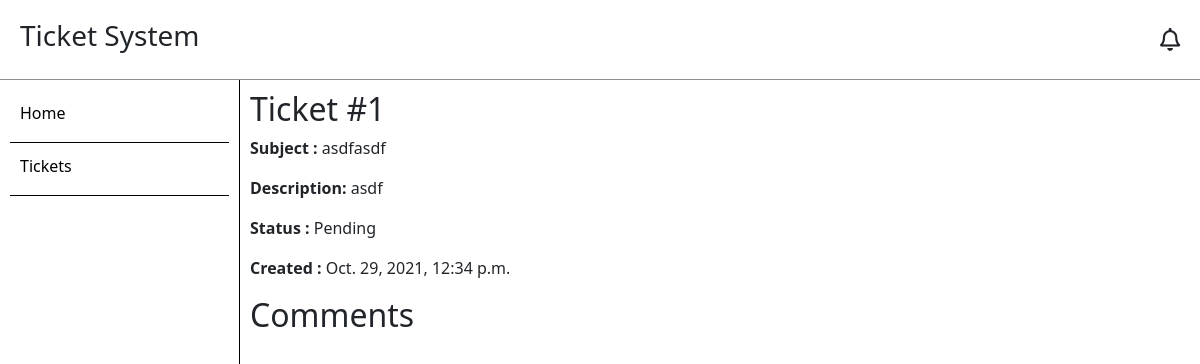
Page /ticket/1 (signed in) on the earlier database version.
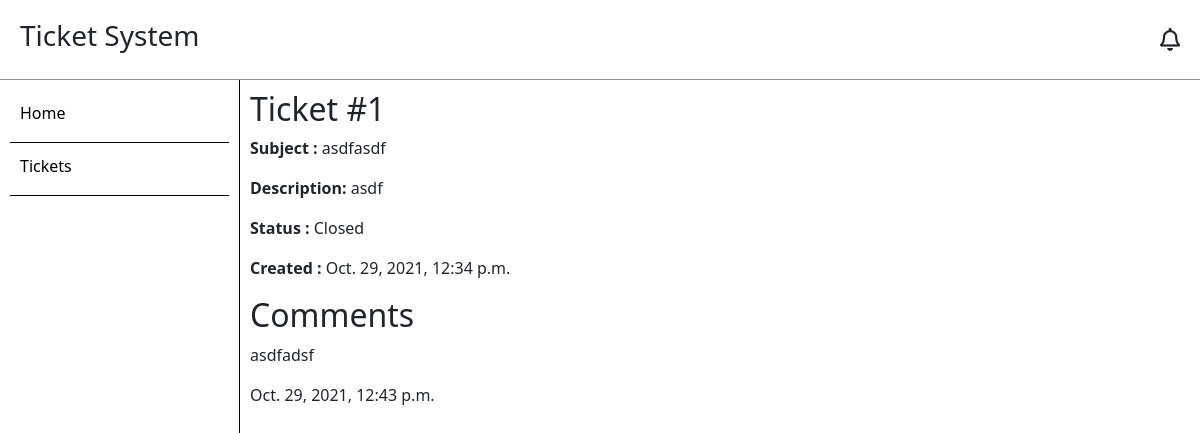
Same page on the later database version.
### System/models.py (models this page shows, shortened)
class Ticket(models.Model):
    user = models.ForeignKey(User, on_delete = models.PROTECT)
    subject = models.CharField(max_length = 250)
    description = models.TextField()
    status = models.CharField(choices = status_choices, max_length = 9, default = 'Pending')
    progress = models.IntegerField(verbose_name = 'Progress Percentage', blank = True, null = True)
    remark = models.TextField(verbose_name = 'Closing Remarks', blank = True, null = True)
    created_on = models.DateTimeField(auto_now_add = True)
    class Meta:
        verbose_name = 'Ticket'
        verbose_name_plural = 'Tickets'
        ordering = ['created_on']
    def __init__(self, *args, **kwargs):
        super(Ticket, self).__init__(*args, **kwargs)
        self.original_status = self.status.lower()

class Comment(models.Model):
    comment = models.TextField()
    timestamp = models.DateTimeField(auto_now_add = True)
    ticket = models.ForeignKey(Ticket, on_delete = models.CASCADE)
    class Meta:
        ordering = ['-timestamp']

### System/views.py (the view)
# urls.py: path('ticket/<int:id>', TicketView.as_view(), name = 'ticket'),
class TicketView(View):
    def get(self, request, id):
        try:
            ticket = Ticket.objects.get(id = id, user = request.user)
        except ObjectDoesNotExist:
            context = {}
        else:
            context = {'ticket' : ticket}
        return render(request, 'ticket.html', context)
    @method_decorator(login_required)
    def dispatch(self, *args, **kwargs):
        return super().dispatch(*args, **kwargs)

### templates/ticket.html (shortened to what this page needs)
{% extends 'base.html' %}
{% load static %}
{% block content %}
    <div class = 'ticket-div'>
        <h2>Ticket #{{ticket.id}}</h2>
        <div class = 'ticket-info col'>
            <div class = 'my-row'>
                <p><b>Subject : </b></p>
                <p>&nbsp;{{ticket.subject}}</p>
            </div>
            <div class = 'my-row'>
                <p><b>Description:</b></p>
                <p>&nbsp;{{ticket.description|linebreaksbr}}</p>
            </div>
            <div class = 'my-row'>
                <p><b>Status : </b></p>
                <p>&nbsp;{{ticket.status}}</p>
            </div>
            <div class = 'my-row'>
                <p><b>Created : </b></p>
                <p>&nbsp;{{ticket.created_on}}</p>
            </div>
            <h2>Comments</h2>
            {% for c in ticket.comment_set.all %}
            <div class = 'comment-div'>
                <p>{{c.comment}}</p>
                <p>{{c.timestamp}}</p>
            </div>
            {% endfor %}
        </div>
    </div>
{% endblock %}

Differences in the rows shown:
changed Ticket "asdfasdf": status "Pending" → "Closed"
added Comment: comment "asdfadsf", timestamp "Oct. 29, 2021, 12:43 p.m."
